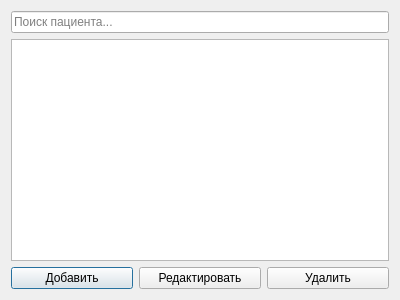
<?xml version="1.0" encoding="UTF-8"?>
<ui version="4.0">
 <class>PatientDialog</class>
 <widget class="QDialog" name="PatientDialog">
  <property name="geometry">
   <rect>
    <x>0</x>
    <y>0</y>
    <width>400</width>
    <height>300</height>
   </rect>
  </property>
  <property name="windowTitle">
   <string>Выбрать пациента</string>
  </property>
  <layout class="QGridLayout" name="gridLayout">
   <item row="2" column="0">
    <widget class="QPushButton" name="btnAdd">
     <property name="text">
      <string>Добавить</string>
     </property>
    </widget>
   </item>
   <item row="2" column="1">
    <widget class="QPushButton" name="btnEdit">
     <property name="text">
      <string>Редактировать</string>
     </property>
    </widget>
   </item>
   <item row="1" column="0" colspan="3">
    <widget class="QTableView" name="tableView"/>
   </item>
   <item row="2" column="2">
    <widget class="QPushButton" name="btnDelete">
     <property name="text">
      <string>Удалить</string>
     </property>
    </widget>
   </item>
   <item row="0" column="0" colspan="3">
    <widget class="QLineEdit" name="leSearch">
     <property name="placeholderText">
      <string>Поиск пациента...</string>
     </property>
    </widget>
   </item>
  </layout>
 </widget>
 <resources/>
 <connections/>
</ui>
